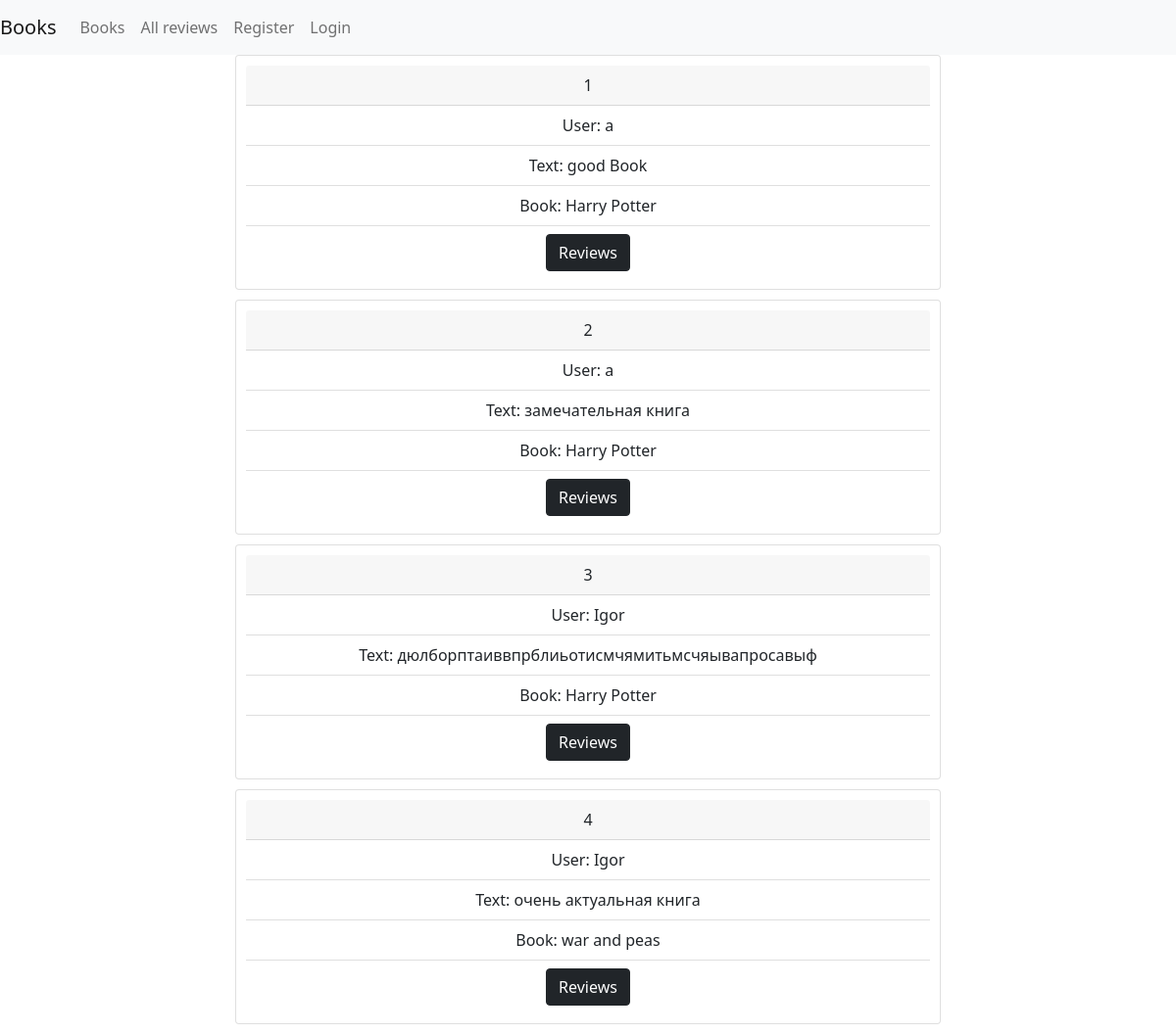
The page /app/review_list/ on the database its author committed.
### app_tutorial/models.py (models this page shows, shortened)
class Review(models.Model):
    user = models.ForeignKey(User, on_delete=models.CASCADE)
    book = models.ForeignKey(Book, on_delete=models.CASCADE)
    text = models.TextField()

class Book(models.Model):
    name = models.CharField(max_length=255)
    pages_numbers = models.IntegerField(default=100)
    price = models.DecimalField(max_digits=10, decimal_places=2)
    description = models.TextField(null=True, blank=True)
    def __str__(self):
        return self.name

### app_tutorial/views.py (the view)
# urls.py: path('review_list/', views.review_list, name='review_list'),
def review_list(request):
    reviews = Review.objects.all()
    return render(request, 'review_list.html', {'reviews': reviews})

### templates/review_list.html (shortened to what this page needs)
{% extends 'base.html'%}
{%block content%}
{% for review in reviews %}
    <div class="review card">
      <div class="card-header">
        {{review.id}}
      </div>
      <ul class="list-group list-group-flush">
        <li class="list-group-item">User: {{review.user}}</li>
        <li class="list-group-item">Text: {{review.text}}</li>
        <li class="list-group-item">Book: {{review.book}}</li>
          <li class="list-group-item">
              <a class="btn btn-dark" href="{% url 'book_review_list' book_id=review.book.id%}" role="button">Reviews</a>
          </li>
      </ul>
    </div>
{% endfor %}
{% endblock %}

### static/styles.css (style rules this page uses)
.review { text-align: center; padding: 10px; margin-bottom: 10px; }

### rows shown on the page
Review: id "1", user "a", text "good Book", book "Harry Potter"
Review: id "2", user "a", text "замечательная книга", book "Harry Potter"
Review: id "3", user "Igor", text "дюлборптаиввпрблиьотисмчямитьмсчяывапросавыф", book "Harry Potter"
Review: id "4", user "Igor", text "очень актуальная книга", book "war and peas"
